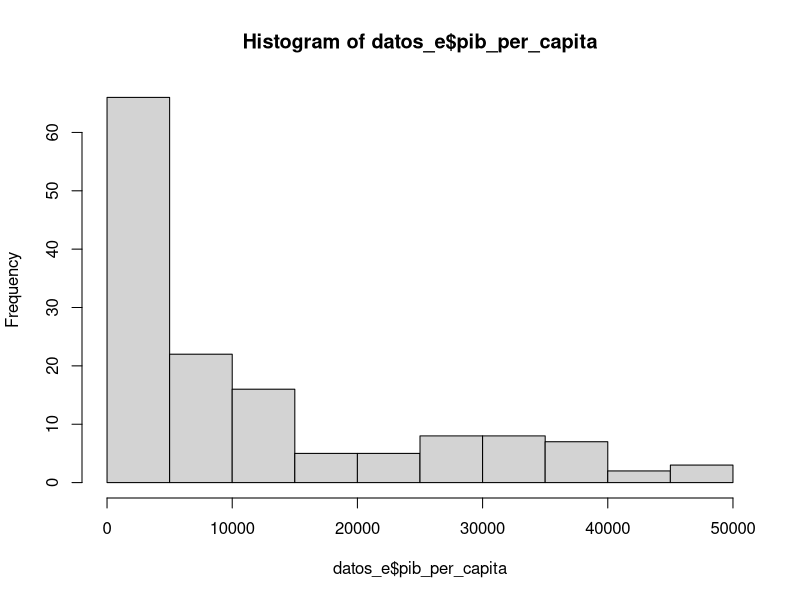
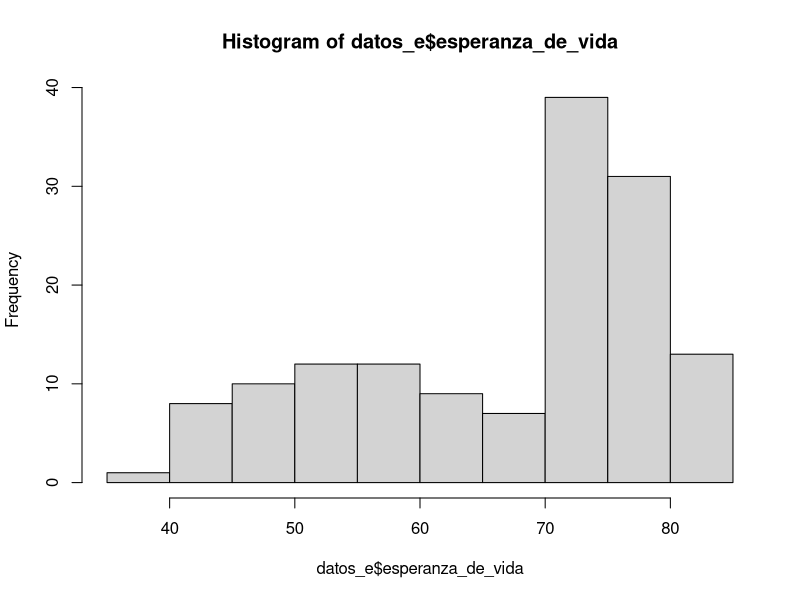

These figures' R source, in order:
# nombre del archivo a mandar por correo:
# nombre_apellido_inferencia_profesor.R
# ejemplo:
# juan_perez_inferencia_beltran.R

# No olvide ejecutar las líneas 6 y 11 antes de empezar el resto del trabajo
library(readxl)

# 1. Use la función read_excel para cargar los datos que se encuentran en el archivo excel 

misdatos <- read_excel("datos_e.xlsx")
datos_e <- misdatos


# 2. Para las variables "pib_per_capita" y "esperanza_de_vida" compute lo siguiente
# 2.1 la media cada una (4 pts)
mean(datos_e$pib_per_capita)
mean(datos_e$esperanza_de_vida)
# 2.2 la desviación estandar de cada una (4 pts)
sd(datos_e$pib_per_capita)
sd(datos_e$esperanza_de_vida)
# 2.3 la cantidad de observaciones (n) de cada una (4 pts)
#Cada una de las variables tiene 142 observaciones, para ello creamos las variables siguientes.
pais=misdatos[,1]
continente=misdatos[,2]
año=misdatos[,3]
espvida=misdatos[,4]
poblacion=misdatos[,5]
pibcapit=misdatos[,6]

nrow(pais) #Número de observaciones de la variable pais
nrow(continente) #Número de observaciones de la variable continente
nrow(año) #Número de observaciones de la variable año
nrow(espvida) #Número de observaciones de la variable Esperanza de Vida
nrow(poblacion) #Número de observaciones de la variable poblacion
nrow(pibcapit) #Número de observaciones de la variable PIB per capita

# 3. Grafique los histogramas de estas tres variables:
# "pib_per_capita" (2 pto), "esperanza_de_vida" (2 pto) y el logaritmo natural de la variable "población" (4 pts).
hist(datos_e$pib_per_capita)
hist(datos_e$esperanza_de_vida)
log(datos_e$poblacion)

# Puede usar cualquier función y paquete de R que grafique histogramas
